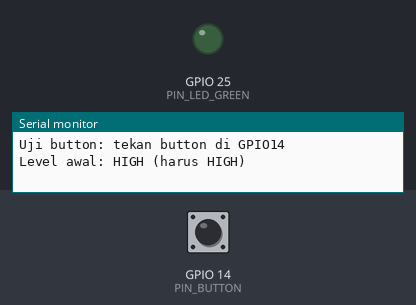
This sketch was run on a simulated ESP32. On the bench: output pins drawn as LEDs (lit = HIGH), the last lines printed to the serial monitor. The inputs (shaded band) are chosen by the test bench; at power-on: GPIO 14 (PIN_BUTTON) HIGH.

Above: at 1.2 s.
1.3 s: GPIO 14 (PIN_BUTTON) pulled LOW for 0.15 s
At 2.5 s:
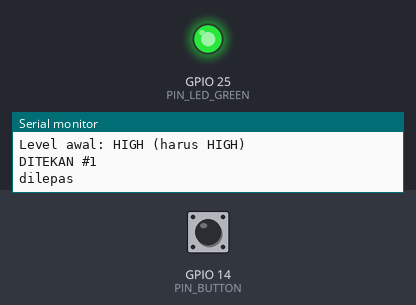
2.9 s: GPIO 14 (PIN_BUTTON) pulled LOW for 1 s
At 3.8 s:
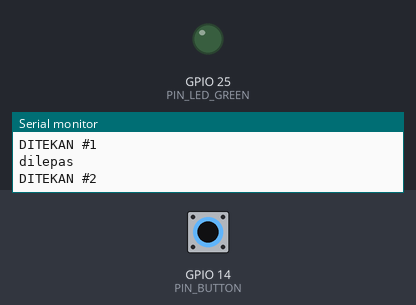
5.4 s: GPIO 14 (PIN_BUTTON) pulled LOW for 3.2 s
At 5.7 s:
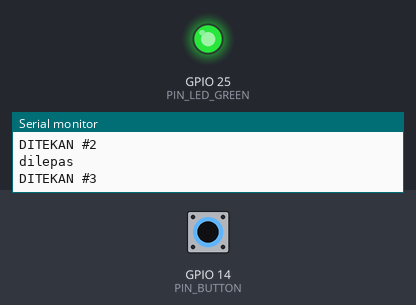
Timing chart, 0 to 8.4 s (numbered marks = the images above; inputs shaded):
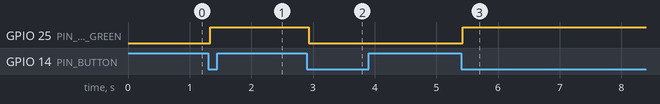

Measured:
- after the input at 1.3 s, GPIO 25 (PIN_LED_GREEN): LOW → HIGH at once
- after the input at 2.9 s, GPIO 25 (PIN_LED_GREEN): HIGH → LOW at once
- after the input at 5.4 s, GPIO 25 (PIN_LED_GREEN): LOW → HIGH at once

The sketch:

uji_tombol.ino
```cpp
const int PIN_BUTTON = 14;
const int PIN_LED_GREEN = 25;

int lastLevel = HIGH;
int count = 0;
bool ledOn = false;

void setup() {
  Serial.begin(115200);
  pinMode(PIN_BUTTON, INPUT_PULLUP);
  pinMode(PIN_LED_GREEN, OUTPUT);
  Serial.println("\nUji button: tekan button di GPIO14");
  Serial.printf("Level awal: %s (harus HIGH)\n", digitalRead(PIN_BUTTON) == HIGH ? "HIGH" : "LOW");
}

void loop() {
  const int level = digitalRead(PIN_BUTTON);
  if (level != lastLevel) {
    delay(30);
    if (digitalRead(PIN_BUTTON) == level) {
      lastLevel = level;
      if (level == LOW) {
        count++;
        ledOn = !ledOn;
        digitalWrite(PIN_LED_GREEN, ledOn ? HIGH : LOW);
        Serial.printf("DITEKAN #%d\n", count);
      } else {
        Serial.println("dilepas");
      }
    }
  }
}
```
